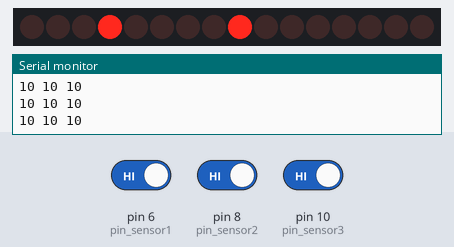
A sketch run on a simulated Arduino Uno, built with avr-gcc and run on an emulated ATmega328P. On the bench: 16 shift-register outputs drawn as a row of LEDs (first output left, lit = HIGH), the last lines printed to the serial monitor. Wiring (inferred from the names in the program): 2 × shift register (74HC595): data pin 2; shift clock pin 4; latch pin 3. Wiring (inferred from the signals the program sends): row of LEDs: on Q0, Q1, Q2, Q3, Q4, Q5, Q6, Q7, Q8, Q9, Q10, Q11, Q12, Q13, Q14, Q15. The test bench sets the inputs (shaded band); at power-on: pin 6 (pin_sensor1) HIGH, pin 10 (pin_sensor3) HIGH, pin 8 (pin_sensor2) HIGH.

Above: at 1.2 s.
1.3 s: pin 6 (pin_sensor1) driven LOW
At 1.38 s:
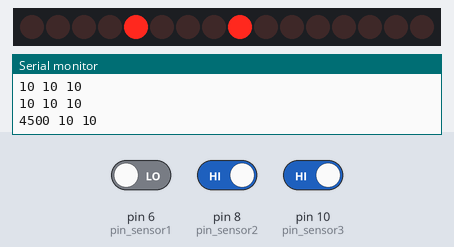
3.1 s: pin 10 (pin_sensor3) driven LOW
At 3.24 s:
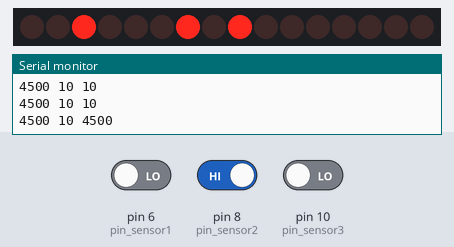
5.0 s: pin 8 (pin_sensor2) driven LOW
At 5.11 s:
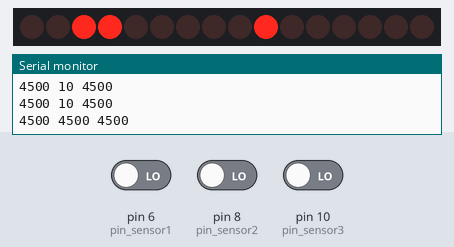
6.8 s: pin 8 (pin_sensor2) driven HIGH
At 6.87 s:
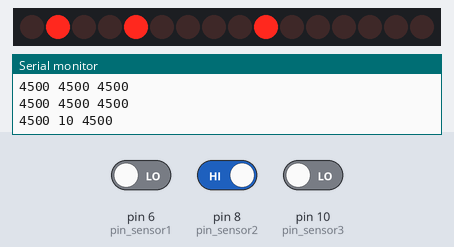
8.6 s: pin 10 (pin_sensor3) driven HIGH
At 8.74 s:
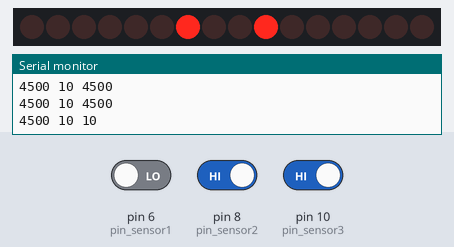
10.5 s: pin 8 (pin_sensor2) driven LOW
At 10.61 s:
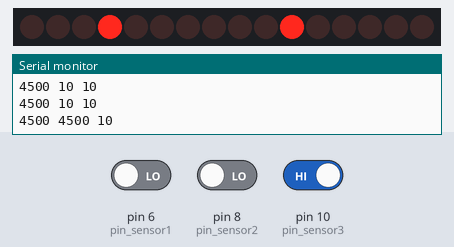
Timing chart, 0 to 13.6 s (numbered marks = the images above; inputs shaded):
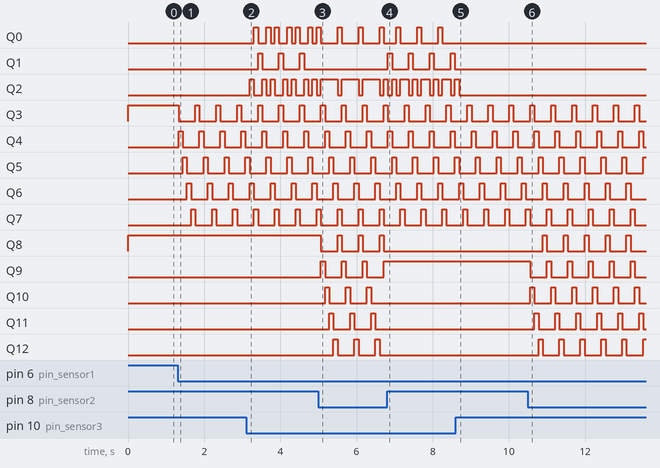

The sketch:

src.ino
```cpp
  /*
  MysteryMachine2
  (C) 2015 Richel Bilderbeek

*/
/*

Description chip SN74HC595:

 16 15 14 13 12 11 10 9
 |  |  |  |  |  |  |  |
 +--+--+--+--+--+--+--+
 |>                   |
 +--+--+--+--+--+--+--+
 |  |  |  |  |  |  |  |
 1  2  3  4  5  6  7  8

 Official pin names:

 1: Q2
 2: Q3
 3: Q4
 3: Q5
 5: Q6
 6: Q7
 7: Q8
 8: GND
 9: QH*: for daisy chaining, unused otherwise
 10: SRCLR* (to 5V)
 11: SRCLK (to clock pin)
 12: RCLK (to latch pin)
 13: OE* (to GND)
 14: SER (to data pin)
 15: Q1
 16: VCC (naar 5V)


First shift register:

 16 15 14 13 12 11 10 9
 |  |  |  |  |  |  |  |
 +--+--+--+--+--+--+--+
 |>                   |
 +--+--+--+--+--+--+--+
 |  |  |  |  |  |  |  |
 1  2  3  4  5  6  7  8

 Verbindingen:

 1: to LED_M2
 2: to LED_M3
 3: LED 4
 3: LED 5
 5: LED 6
 6: LED 7
 7: LED 8
 8: GND
 9: naar pin 14 van het tweede shift register (dit is de daisy chain verbinding)
 10: naar 5V
 11: naar D4: clock pin
 12: naar D3: latch pin
 13: naar GND
 14: naar D2: data pin
 15: to LED_M1
 16: naar 5V

Tweede shift register:

 16 15 14 13 12 11 10 9
 |  |  |  |  |  |  |  |
 +--+--+--+--+--+--+--+
 |>                   |
 +--+--+--+--+--+--+--+
 |  |  |  |  |  |  |  |
 1  2  3  4  5  6  7  8

 Verbindingen:

 1: LED 10
 2: LED 11
 3: LED 12
 3: LED 13
 5: LED 14
 6: LED 15
 7: LED 816
 8: GND
 9: wordt niet gebruikt
 10: naar 5V
 11: naar D4: clock pin
 12: naar D3: latch pin
 13: naar GND
 14: naar pin 9 van eerste shift register (dit is de daisy chain verbinding)
 15: naar LED 9
 16: naar 5V

  Connecting the three sensors:

  6              7
  |  +--------+  |
  +--+ R      +--+
  |  +--------+
  |
  X

  8              9
  |  +--------+  |
  +--+ R      +--+
  |  +--------+
  |
  X

  10             11
  |  +--------+  |
  +--+ R      +--+
  |  +--------+
  |
  X

  6,8,10: sensor pins
  7,9,11: helper pins
  R: resistance of at least 1 Mega-Ohm (brown-black-green-gold)
  X: place to touch wire

*/

#include <CapacitiveSensor.h>

const int datapin  = 2;
const int latchpin = 3;
const int clockpin = 4;

const int pin_sensor1 =  6;
const int pin_helper1 =  7;
CapacitiveSensor sensor1
  = CapacitiveSensor(pin_helper1,pin_sensor1);
const int pin_sensor2 =  8;
const int pin_helper2 =  9;
CapacitiveSensor sensor2
  = CapacitiveSensor(pin_helper2,pin_sensor2);

const int pin_sensor3 = 10;
const int pin_helper3 = 11;
CapacitiveSensor sensor3
  = CapacitiveSensor(pin_helper3,pin_sensor3);

//Which of player 1's LEDs is active?
int p1 = 0;
//Which of player 2's LEDs is active?
int p2 = 0;

const bool debug = true;

void setup()
{
  Serial.begin(9600);
  pinMode(latchpin, OUTPUT);
  pinMode(clockpin, OUTPUT);
  pinMode(datapin , OUTPUT);
}

void loop()
{
  //The higher 'samples' is set, the more accurate the sensors measure
  const int samples = 30;

  //Measure the capacitive sensors
  const int r1 = sensor1.capacitiveSensor(samples);
  const int r2 = sensor2.capacitiveSensor(samples);
  const int r3 = sensor3.capacitiveSensor(samples);

  if (debug)
  {
    //Show the values in the Serial Monitor
    Serial.print(r1);
    Serial.print(" ");
    Serial.print(r2);
    Serial.print(" ");
    Serial.println(r3);
  }

  //The threshold value, which determines the sensitivity of the sensors
  // - too low: the program will think more often there is a touch, possibly even when you do not touch
  // - too high: the program will think less often there is a touch, possibly even when you do touch
  const int t = 100;

  //Respond to touches
  if (r1 >= t) { p1 = (p1 + 1) % 5; }
  if (r2 >= t) { p2 = (p2 + 1) % 5; }
  const bool mid_pressed = r3 >= t;
  const int pm = CalcMidPin(p1,p2);

  ShowState(p1,p2,mid_pressed ? pm : -1);

  delay(100);
}

//0: mid pin at side 1
//1: mid pin at center
//2: mid pin at side 2
int CalcMidPin(const int p1, const int p2)
{
  if (p1 == p2) return 1;
  return (10 + p1 - p2) % 2 == 0 ? 0 : 2;
}

//s1: side 1 state
//s2: side 2 state
//mid: mid state, if mid == -1, then no center LED will be on
void ShowState(const int s1, const int s2, const int mid)
{
  const int b1 = 1 << s1;
  const int b2 = 1 << s2;
  //if mid == -1, then no center LED will be on
  const int bm = mid >= 0 ? 1 << mid : 0;
  const int value = (b2 << 8) + (b1 << 3) + bm;
  ShowBinary(value);
}

void ShowBinary(const int value)
{
  //Start met schrijven
  digitalWrite(latchpin,LOW);

  //Bereken wat te schrijven
  // (dit moet in twee keer: een keer per shift register)
  const int high_value = value / 256;
  const int low_value  = value % 256;

  //Schrijf naar de shift registers
  //(opmerking: mocht je toch maar een shift register aansluiten,
  // dan wordt de high_value gewoon overschreven door de low_value,
  // oftewel: je ziet dan enkel de low_value)
  WriteToShiftRegister(high_value);
  WriteToShiftRegister(low_value);

  //Klaar met schrijven
  digitalWrite(latchpin,HIGH);
}

void WriteToShiftRegister(const byte value)
{
  // This shifts 8 bits out MSB first,
  //on the rising edge of the clock,
  //clock idles low

  //prepare shift register for bit shifting
  digitalWrite(datapin, LOW);
  digitalWrite(clockpin, LOW);

  for (int i=7; i>=0; i--)
  {
    digitalWrite(clockpin, 0);

    //if the value passed to myDataOut and a bitmask result
    // true then... so if we are at i=6 and our value is
    // %11010100 it would the code compares it to %01000000
    // and proceeds to set pinState to 1.
    //Sets the pin to HIGH or LOW depending on pinState
    digitalWrite(datapin, value & (1<<i) ? HIGH : LOW);
    //register shifts bits on upstroke of clock pin
    digitalWrite(clockpin, HIGH);
    //zero the data pin after shift to prevent bleed through
    digitalWrite(datapin, LOW);
  }

  //stop shifting
  digitalWrite(clockpin, LOW);
}
```

Measured:
- after the input at 1.3 s, Q3, Q4: alternates HIGH for 0.11 s and LOW for 0.44 s, starting at once; Q5: alternates HIGH for 0.11 s and LOW for 0.44 s, starting after 0.14 s; Q6: alternates HIGH for 0.11 s and LOW for 0.44 s, starting after 0.25 s; Q7: alternates HIGH for 0.11 s and LOW for 0.44 s, starting after 0.36 s
